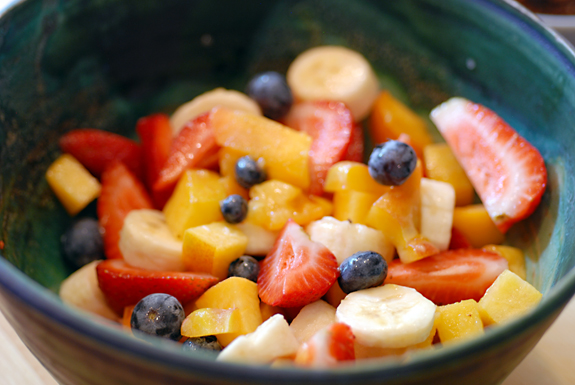
#> input picture images/fruit1.jpg, 575 x 385 px, found by its file name
$ python TP1_20231214174615.py
#> lines starting #> are read from the running program, lines starting #| are printed output that depends on the picture
#> further down, FileImage is the input picture: shape (385, 575, 3); mean B, G, R 68, 97.8, 128.9
import cv2 as cv

def convert_to_grayscale(FileImage):
    height, width = FileImage.shape[:2]
#> height = 385; width = 575
    grayscale_image = FileImage.copy()

    for h in range(height):
        for w in range(width):
            R = FileImage[h][w][2]
            G = FileImage[h][w][1]
            B = FileImage[h][w][0]

            # Apply the formula for Intensity RGB to Grayscale conversion Image
            intensity_RGB = 0.299 * R + 0.587 * G + 0.114 * B

            # Update the pixel value in the grayscale image
            grayscale_image[h, w] = [intensity_RGB, intensity_RGB, intensity_RGB]
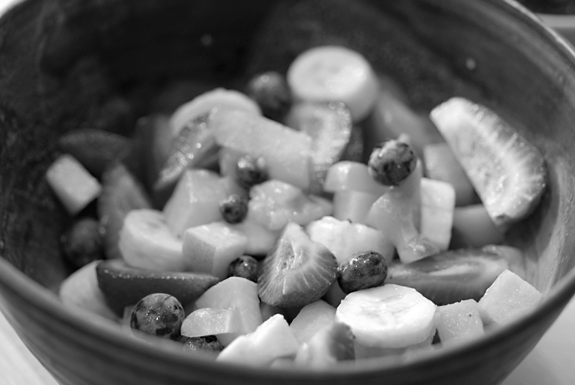
#> grayscale_image: shape (385, 575, 3); min 0, max 255, mean 103.2

    return grayscale_image

FileImage = cv.imread('./images/fruit1.jpg')

# Call the function to convert the image to grayscale
New_grayScale = convert_to_grayscale(FileImage)

# Display the original and grayscale images
cv.imshow('OriginalScale Image', FileImage)
cv.imshow('GrayScale Image', New_grayScale)

cv.waitKey(0)
cv.destroyAllWindows()

$ run again, with images/fruit2.jpg copied over images/fruit1.jpg
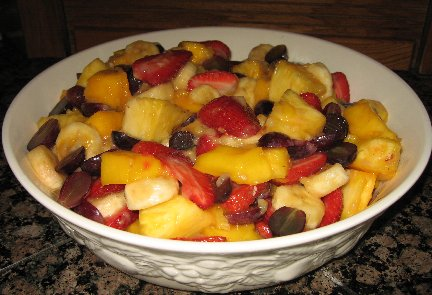
#> input picture images/fruit2.jpg, 432 x 295 px, found by its file name
#> FileImage is the input picture: shape (295, 432, 3); mean B, G, R 53.5, 90.8, 124.9
#> after the loop in convert_to_grayscale, `for h in range(height):`:
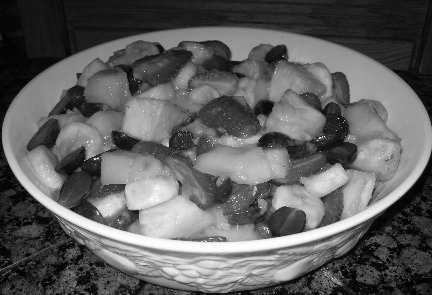
#> grayscale_image: shape (295, 432, 3); min 0, max 255, mean 96.2

$ run again, with images/fruit3.jpg copied over images/fruit1.jpg
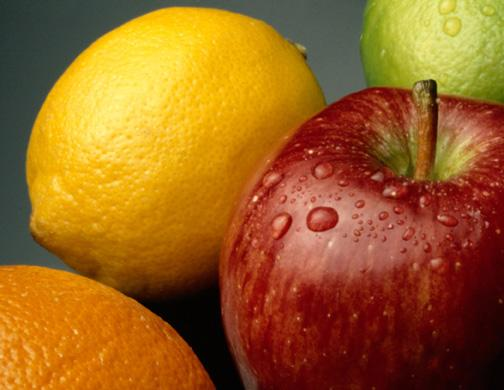
#> input picture images/fruit3.jpg, 504 x 390 px, found by its file name
#> FileImage is the input picture: shape (390, 504, 3); mean B, G, R 32.1, 98.1, 155.4
#> after the loop in convert_to_grayscale, `for h in range(height):`:
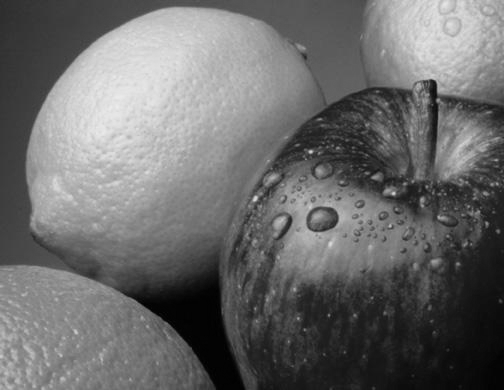
#> grayscale_image: shape (390, 504, 3); min 0, max 237, mean 107.2

$ run again, with images/fruit4.jpg copied over images/fruit1.jpg
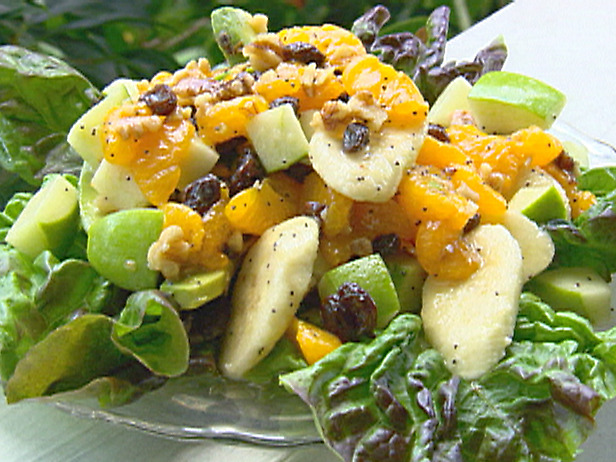
#> input picture images/fruit4.jpg, 616 x 462 px, found by its file name
#> FileImage is the input picture: shape (462, 616, 3); mean B, G, R 86.8, 145.3, 146.5
#> after the loop in convert_to_grayscale, `for h in range(height):`:
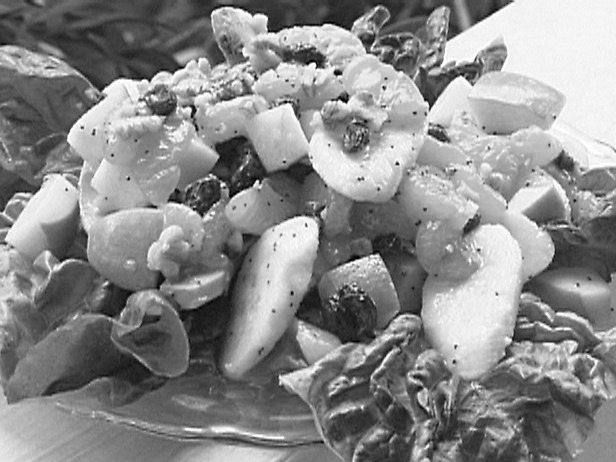
#> grayscale_image: shape (462, 616, 3); min 0, max 255, mean 138.5
